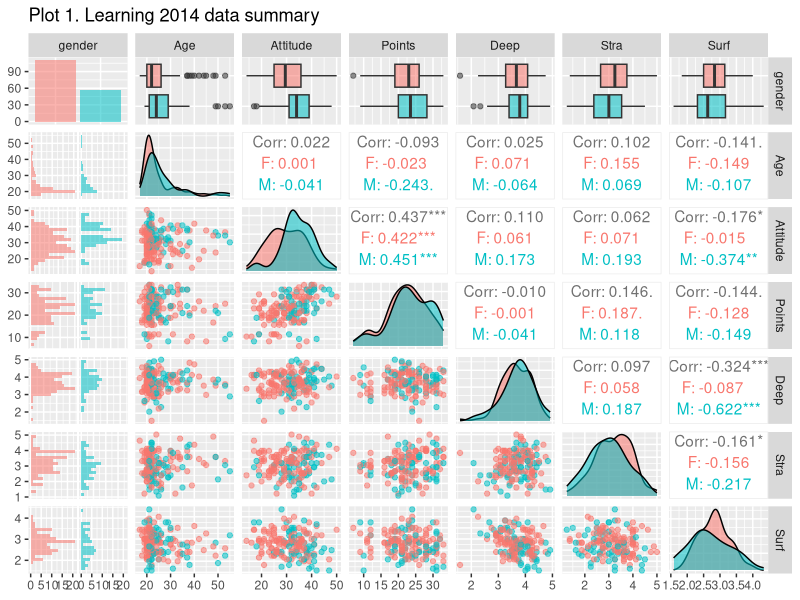
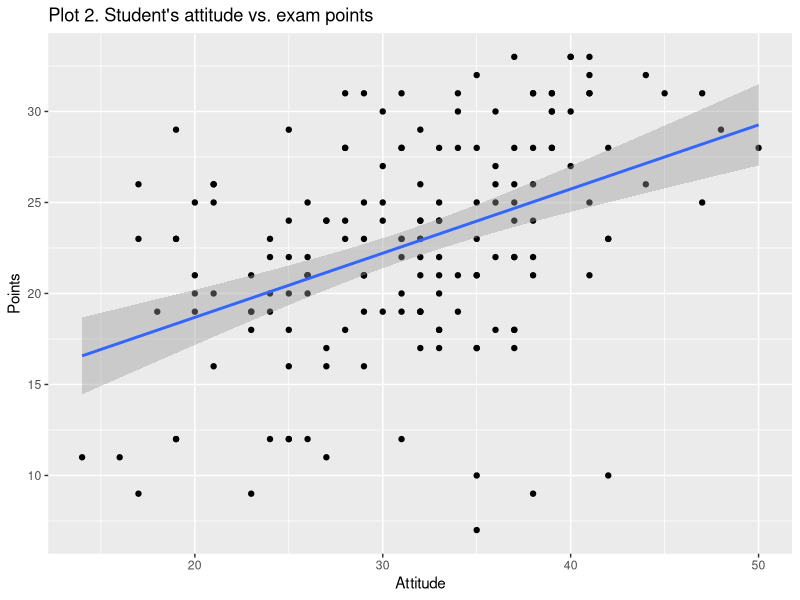
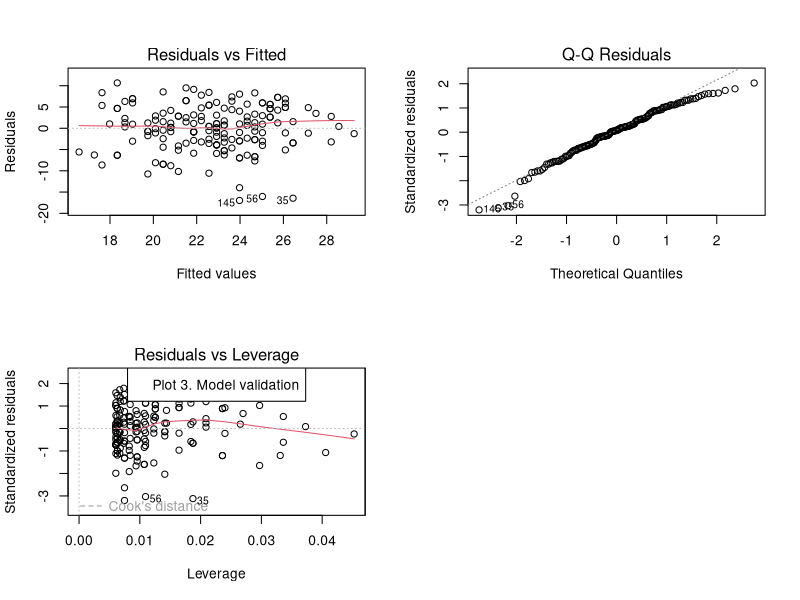

Reproduce these figures in R, in order.
## ---- chunk 1
# read data
setwd("~/Documents/IODS-project")
LEARN <- read.table("data/learning2014sub.txt", as.is=TRUE, header=TRUE)

# attach the data so there is no need to refer to the dataset used
attach(LEARN)
# structure and dimension of the data
dim(LEARN)
str(LEARN)
# summary of the data
summary(LEARN)
## ---- chunk 2
library(ggplot2)
library(GGally)
## ---- chunk 3
## plot with title added
p <- ggpairs(LEARN, mapping = aes(col = gender, alpha = 0.3), lower = list(combo = wrap("facethist", bins = 20)))
LEARNp <- p + ggtitle("Plot 1. Learning 2014 data summary")
LEARNp
## ---- chunk 4
# linear regression
# dependent variable Points
# explanatory variables Age, gender and Attitude

lm1 <- lm(Points ~ Age + gender + Attitude, data=LEARN)
print(summary(lm1))

# second model Attitude as an explanatory variable
lm2 <- lm(Points ~ Attitude, data=LEARN)
print(summary(lm2))
## ---- chunk 5
# scatter plot between Attitude and Points
p2 <- qplot(Attitude, Points, data = LEARN) + geom_smooth(method = "lm")
p3 <- p2 + ggtitle("Plot 2. Student's attitude vs. exam points")
p3
## ---- chunk 6
## Plots for validation
par(mfrow= c(2,2))
plot(lm2, which=c(1:2,5))
legend("top", legend = "Plot 3. Model validation")
